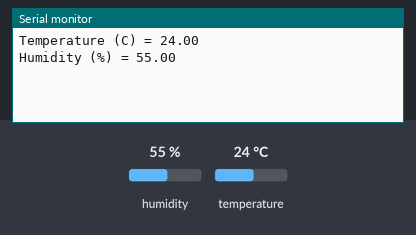
Simulated run of this sketch. Board: Arduino Uno, built with avr-gcc and run on an emulated ATmega328P. Parts: the last lines printed to the serial monitor. The inputs (shaded band) are chosen by the test bench; at power-on: humidity 55 %, temperature 24 °C.

Above: at 2.8 s.
2.9 s: humidity set to 22 %
At 3.5 s:
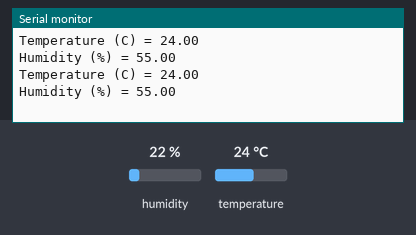
5.6 s: temperature set to 12 °C
At 8.0 s:
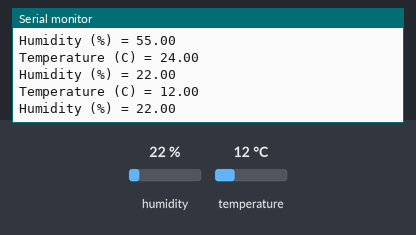
8.3 s: humidity set to 40 %
At 12.0 s:
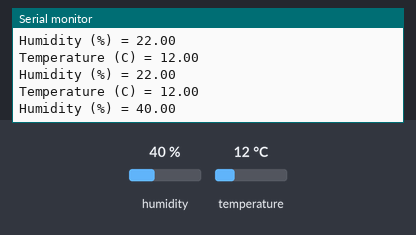
Timing chart, 0 to 13.5 s (numbered marks = the images above; inputs shaded):
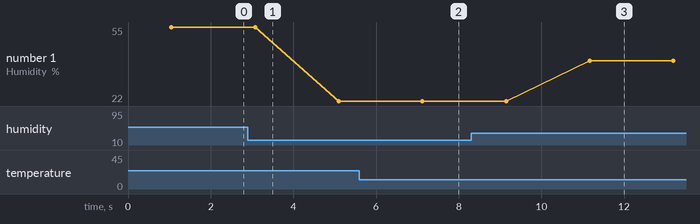

Measured:
- after the input at 5.6 s, the serial monitor: prints a new line after 1.5 s (image 2)
- after the input at 8.3 s, the serial monitor: prints a new line after 2.9 s (image 3)
- plotted number 1: 55 → 22 after the input at 2.9 s, 22 → 40 after the input at 8.3 s

The sketch:

2_25_21_temp_hum_sensor.ino
```cpp
#include <dht.h>

dht DHT;

#define DHT11_PIN A2

void setup(){
  Serial.begin(9600);
}

void loop(){
  int chk = DHT.read11(DHT11_PIN);
  delay(1000); //delay added to avoid 999 reading
  Serial.print("Temperature (C) = ");
  Serial.println(DHT.temperature);
  Serial.print("Humidity (%) = ");
  Serial.println(DHT.humidity);
  delay(1000);
}
```
